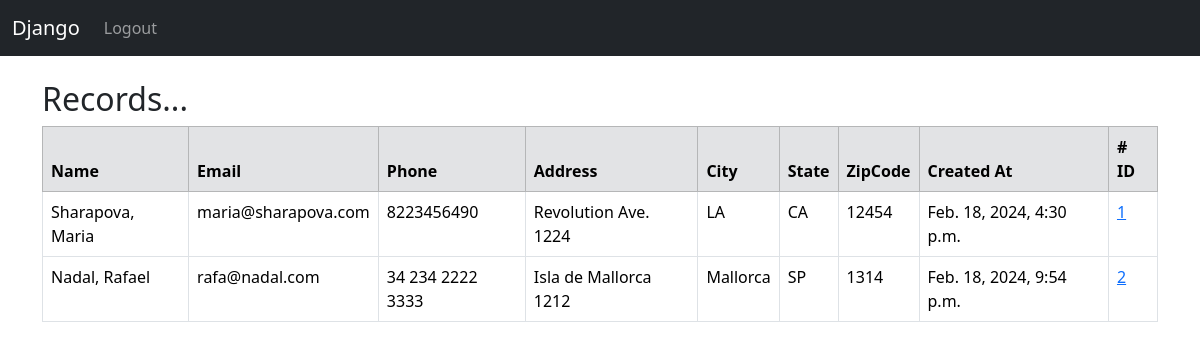
The app's page / (signed in), older data.
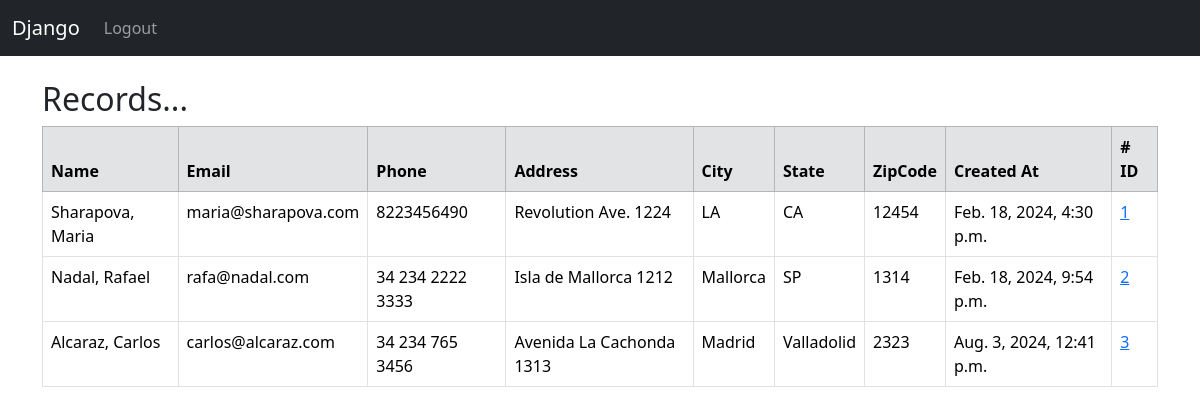
The same page, newer data.
### website/models.py (models this page shows, shortened)
class Record(models.Model):
    created_at = models.DateTimeField(auto_now_add=True)
    first_name = models.CharField(max_length=40)
    last_name = models.CharField(max_length=50)
    email = models.CharField(max_length=50)
    phone = models.CharField(max_length=20)
    address = models.CharField(max_length=50)
    city = models.CharField(max_length=50)
    state = models.CharField(max_length=50)
    zipcode = models.CharField(max_length=10)

### website/views.py (the view)
# urls.py: path('', views.home, name='home'),
def home(request):
    records = Record.objects.all()
    if request.method == "POST":
        username = request.POST['username']
        password = request.POST['password']
        user = authenticate(request, username=username, password=password)
        if user is not None:
            login(request, user)
            messages.success(request, "You Have Been Logged In")
            return redirect ('home')
        else:
            messages.success(request, "There Was An Error, Please Try Again...")
            return redirect ('home')
    else:
        return render(request, 'home.html', {'records':records})

### website/templates/home.html (shortened to what this page needs)
{% extends 'base.html' %}
{% block content %}
    {% if user.is_authenticated %}
        <br><h2>Records...</h2>
        <table class="table table-hover table-bordered">
          <thead class="table-secondary">
            <tr>
              <th scope="col">Name</th>
              <th scope="col">Email</th>
              <th scope="col">Phone</th>
              <th scope="col">Address</th>
              <th scope="col">City</th>
              <th scope="col">State</th>
              <th scope="col">ZipCode</th>
              <th scope="col">Created At</th>
              <th scope="col"># ID</th>
            </tr>
          </thead>
          <tbody>
              {% if records %}
              {% for record_for in records %}
            <tr>
              <td>{{ record_for.last_name }}, {{ record_for.first_name }}</td>
              <td>{{ record_for.email }}</td>
              <td>{{ record_for.phone }}</td>
              <td>{{ record_for.address }}</td>
              <td>{{ record_for.city }}</td>
              <td>{{ record_for.state }}</td>
              <td>{{ record_for.zipcode }}</td>
              <td>{{ record_for.created_at }}</td>
              <td><a href="{% url 'record' record_for.id %}">{{ record_for.id }}</a></td>
            </tr>
              {% endfor %}
            {% endif %}
          </tbody>
        </table>
{% endif %}
{% endblock %}

Row changes from the older to the newer data that the page shows:
added Record: last_name "Alcaraz", first_name "Carlos", email "carlos@alcaraz.com", phone "34 234 765 3456", address "Avenida La Cachonda 1313", city "Madrid", state "Valladolid", zipcode "2323", created_at "Aug. 3, 2024, 12:41 p.m.", id "3"
